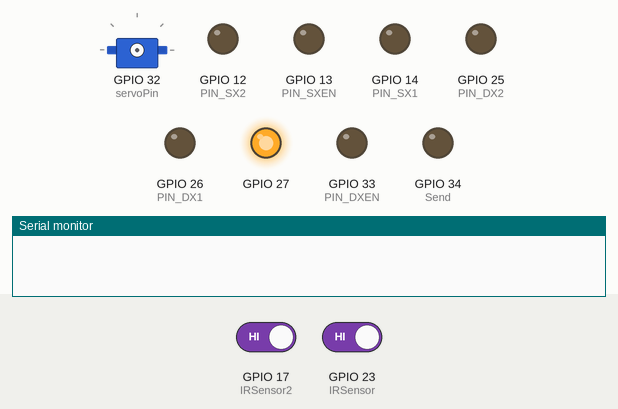
The sketch below on a simulated ESP32. On the bench: servo, output pins drawn as LEDs (lit = HIGH), the last lines printed to the serial monitor. Inputs (shaded band) come from the test bench; at power-on: GPIO 17 (IRSensor2) HIGH, GPIO 23 (IRSensor) HIGH.

Above: at 1.2 s.
1.3 s: GPIO 17 (IRSensor2) driven LOW
At 5.15 s:
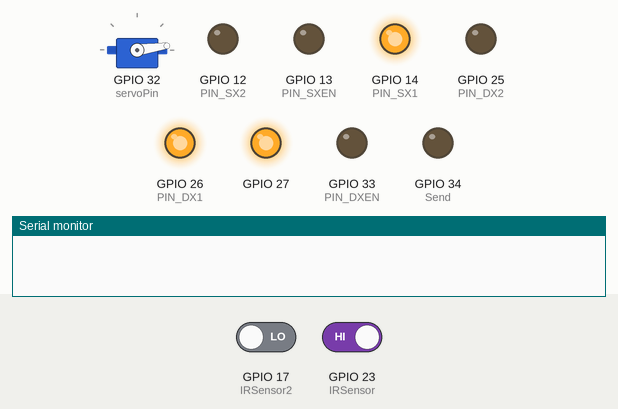
7.4 s: GPIO 23 (IRSensor) driven LOW
At 8.6 s:
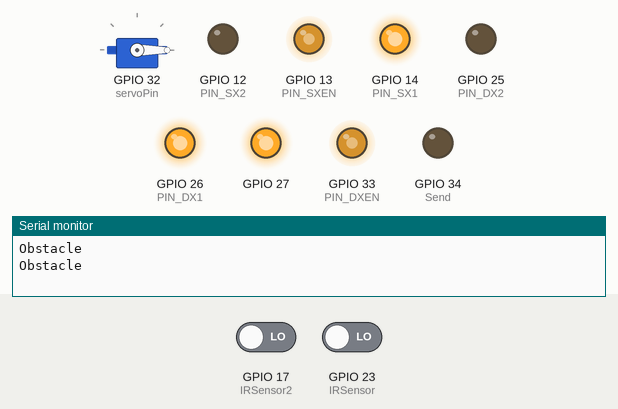
14.3 s: GPIO 23 (IRSensor) driven HIGH
At 15.4 s:
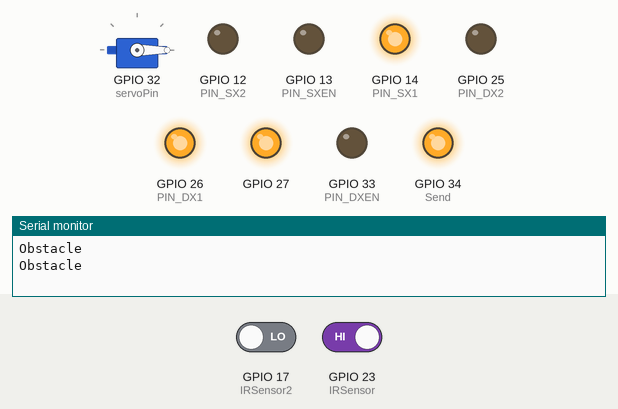
20.8 s: GPIO 23 (IRSensor) driven LOW
Timing chart, 0 to 27.7 s (numbered marks = the images above; inputs shaded):
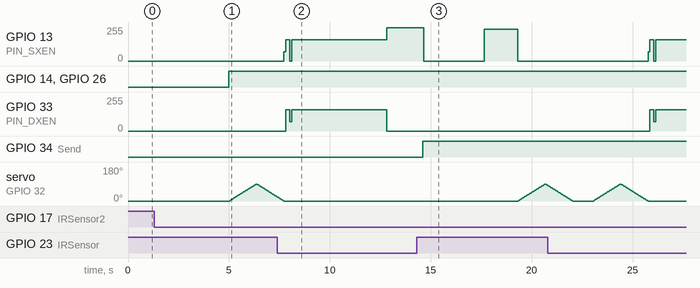

The sketch:

robotgrande123stella.ino
```cpp
#include <ESP32Servo.h>

#define PIN_SX1  14
#define PIN_SX2  12
#define PIN_SXEN  13

#define PIN_DX1  26
#define PIN_DX2  25
#define PIN_DXEN  33

Servo myservo;

int speed;
int stop = 0;
int movementType = 0;
int servoPin = 32;
int posServo;
int IRSensor = 23;
int IRSensor2 = 17;
int Send = 34;

void setup() {
  // initialize digital pins as outputs.
  pinMode(PIN_SX1, OUTPUT);
  pinMode(PIN_SX2, OUTPUT);
  pinMode(PIN_SXEN, OUTPUT);
  pinMode(PIN_DX1, OUTPUT);
  pinMode(PIN_DX2, OUTPUT);
  pinMode(PIN_DXEN, OUTPUT);
  pinMode(27, OUTPUT);
  digitalWrite(27, HIGH);
  Serial.begin(9600);
  pinMode (IRSensor, INPUT); // sensor pin INPUT
  pinMode(Send, OUTPUT);
}

void servoMovement()
{
    myservo.attach(servoPin, 500, 2400);
    myservo.setPeriodHertz(150);

    for (posServo = 0; posServo <= 90; posServo += 1) {
       myservo.write(posServo);
       delay(15);
    }

    for (posServo = 90; posServo >= 0; posServo -= 1) {
       myservo.write(posServo);
       delay(15);
    }
}

void distanceLeft()
{
  int statusSensor = digitalRead (IRSensor);
  if(statusSensor==LOW){
    Serial.println("Obstacle");
    speed = 70;
    analogWrite(PIN_SXEN, speed);
    analogWrite(PIN_DXEN, 0);
    delay(90);
    speed = 160;
    analogWrite(PIN_SXEN, speed);
    analogWrite(PIN_DXEN, speed);
    delay(150);
  }
  else{
    Serial.println("Free");
  }
  delay(50);
}

void distanceRight()
{
  int statusSensor2 = digitalRead (IRSensor2);
  if(statusSensor2==LOW){
    Serial.println("Obstacle");
    speed = 70;
    analogWrite(PIN_SXEN, 0);
    analogWrite(PIN_DXEN, speed);
    delay(90);
    speed = 160;
    analogWrite(PIN_SXEN, speed);
    analogWrite(PIN_DXEN, speed);
    delay(150);
  }
  else{
    Serial.println("Free");
  }
  delay(50);
}

void loop() {

  delay(5000);
  //movimento in avanti
  digitalWrite(PIN_SX1, HIGH);
  digitalWrite(PIN_SX2, LOW);
  digitalWrite(PIN_DX1, HIGH);
  digitalWrite(PIN_DX2, LOW);

  speed = 120;
  servoMovement();
  analogWrite(PIN_SXEN, speed);
  analogWrite(PIN_DXEN, speed + 2);
  distanceLeft();
  distanceRight();
  delay(4500);

  speed = 248;
  analogWrite(PIN_SXEN, speed);
  analogWrite(PIN_DXEN, 0);
  delay(1800);
  analogWrite(Send, 0xFF);
  delay(50);
  analogWrite(PIN_SXEN, 0);
  analogWrite(PIN_DXEN, 0);
  delay(3000);

  speed = 238;
  analogWrite(PIN_SXEN, speed);
  analogWrite(PIN_DXEN, 0);
  delay(1650);
  analogWrite(PIN_SXEN, 0);
  analogWrite(PIN_DXEN, 0);
  servoMovement();
  delay(1000);

  speed = 150;
  servoMovement();
  analogWrite(PIN_SXEN, speed);
  analogWrite(PIN_DXEN, speed + 2);
  distanceLeft();
  distanceRight();
  delay(5000);

  speed = 248;
  analogWrite(PIN_SXEN, speed);
  analogWrite(PIN_DXEN, 0);
  delay(1800);
  analogWrite(Send, 0xFF);
  delay(50);
  analogWrite(PIN_SXEN, 0);
  analogWrite(PIN_DXEN, 0);
  delay(3000);

  speed = 232;
  analogWrite(PIN_SXEN, speed);
  analogWrite(PIN_DXEN, 0);
  delay(1650);
  analogWrite(PIN_SXEN, 0);
  analogWrite(PIN_DXEN, 0);
  servoMovement();
  delay(10000);


}
```
